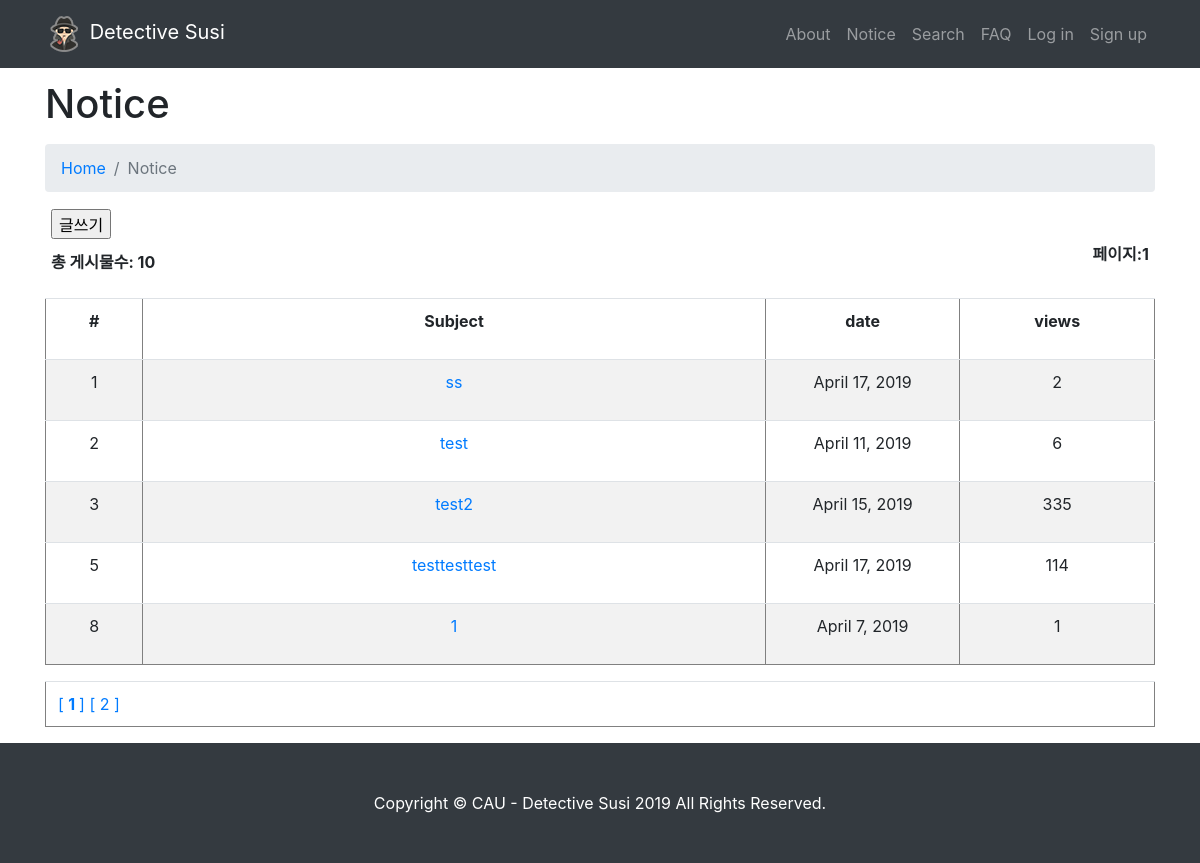
Page /notice/ on the earlier database version.
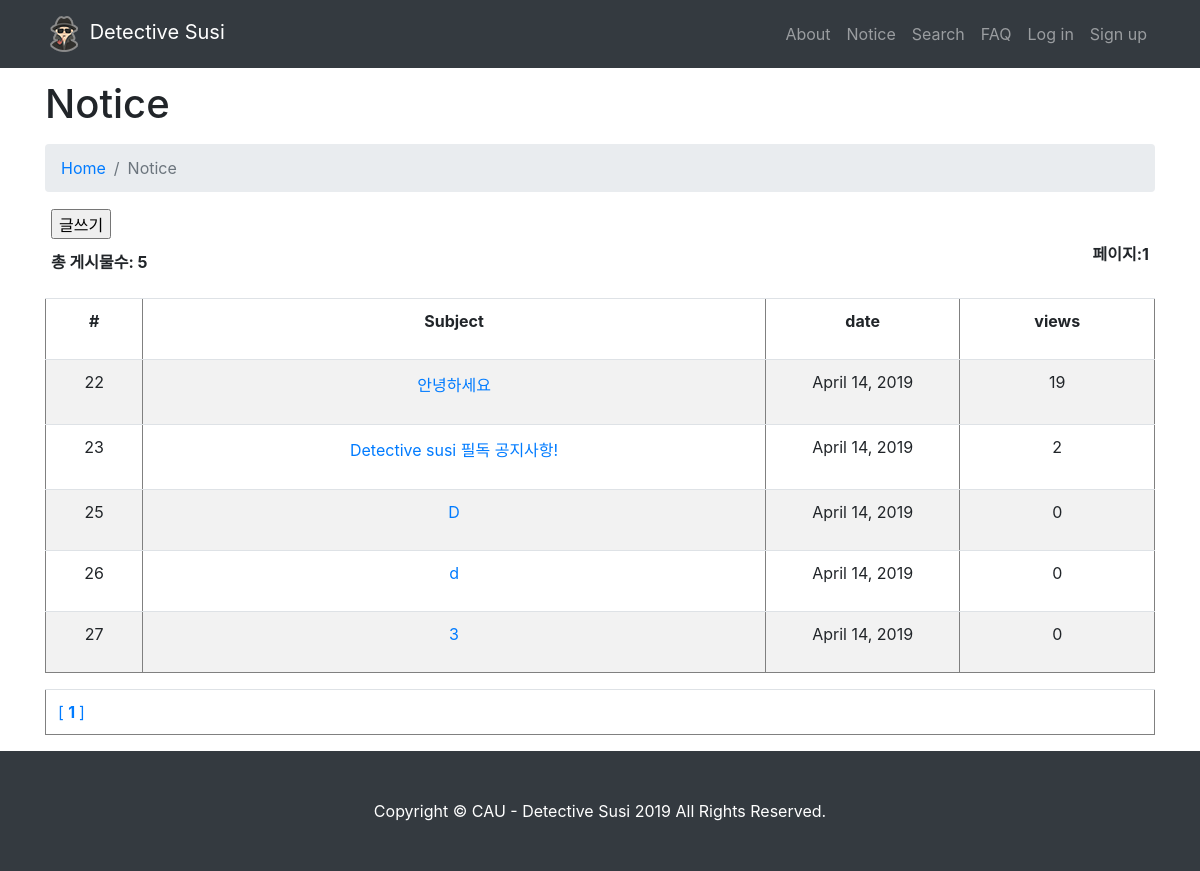
Same page on the later database version.
### main/models.py (models this page shows)
class NoticeBoard(models.Model):
	subject = models.CharField(max_length=50,blank=True)	#제목
	name = models.CharField(max_length=50,blank=True)		#이름
	created_date = models.DateField(null=True, blank=True)	#생성일
	memo = models.TextField(max_length=1000, blank=True)	#내용
	hits = models.IntegerField(null=True,blank=True)		#조회수

### main/views.py (the view)
# urls.py: path('notice/', views.notice, name='notice'),
def notice(request):
    boardList = NoticeBoard.objects.order_by('id')[0:5]
    current_page =1
    totalCnt = NoticeBoard.objects.all().count()
    pagingHelperIns = pagingHelper()    #객체 생성
    totalPageList = pagingHelperIns.getTotalPageList(totalCnt,rowsPerPage)
    print ('totalPageList',totalPageList)
    context = {
        'boardList':boardList,
        'totalCnt':totalCnt,
        'current_page':current_page,
        'totalPageList':totalPageList,
    }
    return render(request,'main/listSpecificPage.html',context)

### main/views.py (called while the page is built)
    def getTotalPageList(self, total_cnt,rowsPerPage):
        if((total_cnt % rowsPerPage)==0):
            self.total_pages=int(total_cnt/rowsPerPage)
            print ('getTotalPageList #1')
        else:
            self.total_pages=int((total_cnt/rowsPerPage)+1)
            print ('getTotalPageList #2')
        self.totalPageList=[]
        for j in range(self.total_pages):
            self.totalPageList.append(j+1)
        return self.totalPageList

### main/templates/main/listSpecificPage.html
{% extends "main/layout.html" %}
{% block content %}
{% load static %}
 <div class="container">
    <h1 class="mt-4 mb-3">Notice
    </h1>
    <ol class="breadcrumb">
      <li class="breadcrumb-item">
        <a href="{% url 'main:home'%}">Home</a>
      </li>
      <li class="breadcrumb-item active">Notice</li>
    </ol>
    <CENTER>
        <div>
<table cellspacing=1 width=1100 border=0 >
    <tr>
    <td><input type=button value="글쓰기"  OnClick="window.location='/show_write_form'"></td>
    </tr>
    <tr>
        <td><b>총 게시물수: {{ totalCnt }}</b></td>
        <td><p align=right><b> 페이지:{{ current_page }}</b></p>
        </td>
    </tr>
</table>
<table cellspacing=1 width=700 border=1 class="table table-striped">
    <thead>
    <tr>
        <td width=50><p align=center><b>#</b></p>
        </td>
        <td width=320><p align=center><b>Subject</b></p>
        </td>
        <td width=100><p align=center><b>date</b></p>
        </td>
        <td width=100><p align=center><b>views</b></p>
        </td>
    </tr>
</thead>
    {% if boardList %}
        <ul>
            {% for boardRow in boardList %}
            <tr>
            <td width=50><p align=center>{{ boardRow.id }}</p></td>
            <td width=320>
                <p align=center>
                    <a href="/viewWork?memo_id={{ boardRow.id }}&current_page={{ current_page }}&searchStr=None" title="{{ boardRow.memo}}">{{ boardRow.subject }}</a>
                </p>
            </td>
            <td width=100><p align=center>{{ boardRow.created_date }}</p></td>
            <td width=100><p align=center>{{ boardRow.hits }}</p></td>
            </tr>
            {% endfor %}
        </ul>
    {% endif %}
</table>
<table cellspacing=1 width=700 border=1 class = "table">
    <tr>
        <td>
        {% for page in totalPageList %}
            <a href="/listSpecificPageWork?current_page={{page}}" >
            [
            {% ifequal page current_page %}
                <b>
            {% endifequal %}
            {{page}}
            {% ifequal page current_page  %}
                </b>
            {% endifequal %}
            ]
        </a>
        {% endfor %}
        </td>
    </tr>
</table>
</div>
</CENTER>
</div>
{% endblock %}

Differences in the rows shown:
removed NoticeBoard: id "1", subject "ss", created_date "April 17, 2019", hits "2"
removed NoticeBoard: id "2", subject "test", created_date "April 11, 2019", hits "6"
removed NoticeBoard: id "3", subject "test2", created_date "April 15, 2019", hits "335"
removed NoticeBoard: id "5", subject "testtesttest", created_date "April 17, 2019", hits "114"
removed NoticeBoard: id "8", subject "1", created_date "April 7, 2019", hits "1"
added NoticeBoard: id "22", subject "안녕하세요", created_date "April 14, 2019", hits "19"
added NoticeBoard: id "23", subject "Detective susi 필독 공지사항!", created_date "April 14, 2019", hits "2"
added NoticeBoard: id "25", subject "D", created_date "April 14, 2019", hits "0"
added NoticeBoard: id "26", subject "d", created_date "April 14, 2019", hits "0"
added NoticeBoard: id "27", subject "3", created_date "April 14, 2019", hits "0"
Other differences:
{{ totalCnt }}: "10" → "5"
list line gone: "[ 2 ]"
